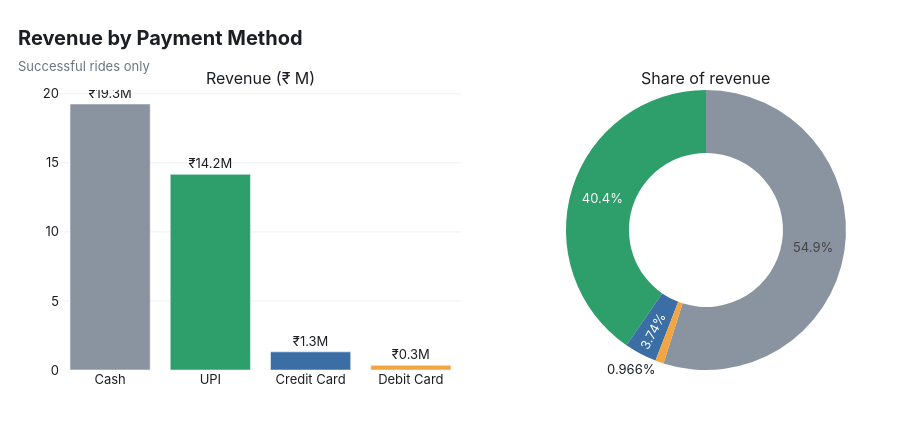

Write notebook code for a chart like this one.
### Markdown cell above
## Step 7 · Revenue View
**Q6 Revenue by payment method · Q7 Top 5 customers by booking value · Q8 Ride-distance distribution per day** (+ revenue-leakage waterfall)

### Code cell
pay = succ.groupby("Payment_Method").agg(Revenue=("Booking_Value", "sum"), Rides=("Booking_ID", "count")).sort_values("Revenue", ascending=False)
pay["Share_%"] = pay["Revenue"] / pay["Revenue"].sum() * 100
PAY_COLORS = {"Cash": "#8A94A0", "UPI": "#2E9E6B", "Credit Card": "#3A6EA5", "Debit Card": "#F2A541"}
fig = make_subplots(rows=1, cols=2, specs=[[{"type": "bar"}, {"type": "pie"}]], column_widths=[0.55, 0.45], subplot_titles=("Revenue (₹ M)", "Share of revenue"))
fig.add_trace(go.Bar(x=pay.index, y=pay["Revenue"] / 1e6, marker_color=[PAY_COLORS[p] for p in pay.index],
                     text=[f"₹{v/1e6:.1f}M" for v in pay["Revenue"]], textposition="outside"), 1, 1)
fig.add_trace(go.Pie(labels=pay.index, values=pay["Revenue"], hole=0.55, marker=dict(colors=[PAY_COLORS[p] for p in pay.index]), textinfo="percent"), 1, 2)
fig.update_layout(showlegend=False)
show(fig, "Revenue by Payment Method", "Successful rides only", height=430)
digital = pay.loc[["UPI", "Credit Card", "Debit Card"], "Share_%"].sum()
insight(f"**Cash still drives {pay.loc['Cash','Share_%']:.0f}%** of revenue; UPI is a strong second ({pay.loc['UPI','Share_%']:.0f}%) and cards are marginal "
        f"({pay.loc[['Credit Card','Debit Card'],'Share_%'].sum():.0f}%). Digital total = {digital:.0f}% - UPI-first incentives are the clearest lever for cash-handling and settlement efficiency.")

### Figure 1 — Plotly figure (JSON) as saved in the notebook; plotly's stock layout.template omitted (floating-point values rounded to 4 significant figures)
{"data": [{"marker": {"color": ["#8A94A0", "#2E9E6B", "#3A6EA5", "#F2A541"]}, "text": ["₹19.3M", "₹14.2M", "₹1.3M", "₹0.3M"], "textposition": "outside", "type": "bar", "x": ["Cash", "UPI", "Credit Card", "Debit Card"], "xaxis": "x", "y": [19.26, 14.17, 1.313, 0.3389], "yaxis": "y"}, {"domain": {"x": [0.595, 1], "y": [0, 1]}, "hole": 0.55, "labels": ["Cash", "UPI", "Credit Card", "Debit Card"], "marker": {"colors": ["#8A94A0", "#2E9E6B", "#3A6EA5", "#F2A541"]}, "textinfo": "percent", "type": "pie", "values": [19260316, 14168436, 1312793, 338922]}], "layout": {"annotations": [{"font": {"size": 16}, "showarrow": false, "text": "Revenue (₹ M)", "x": 0.2475, "xanchor": "center", "xref": "paper", "y": 1, "yanchor": "bottom", "yref": "paper"}, {"font": {"size": 16}, "showarrow": false, "text": "Share of revenue", "x": 0.7975, "xanchor": "center", "xref": "paper", "y": 1, "yanchor": "bottom", "yref": "paper"}], "height": 430, "showlegend": false, "title": {"text": "<b>Revenue by Payment Method</b><br><span style='font-size:13px;color:#6B7580'>Successful rides only</span>"}, "xaxis": {"anchor": "y", "domain": [0, 0.495]}, "yaxis": {"anchor": "x", "domain": [0, 1]}}}
